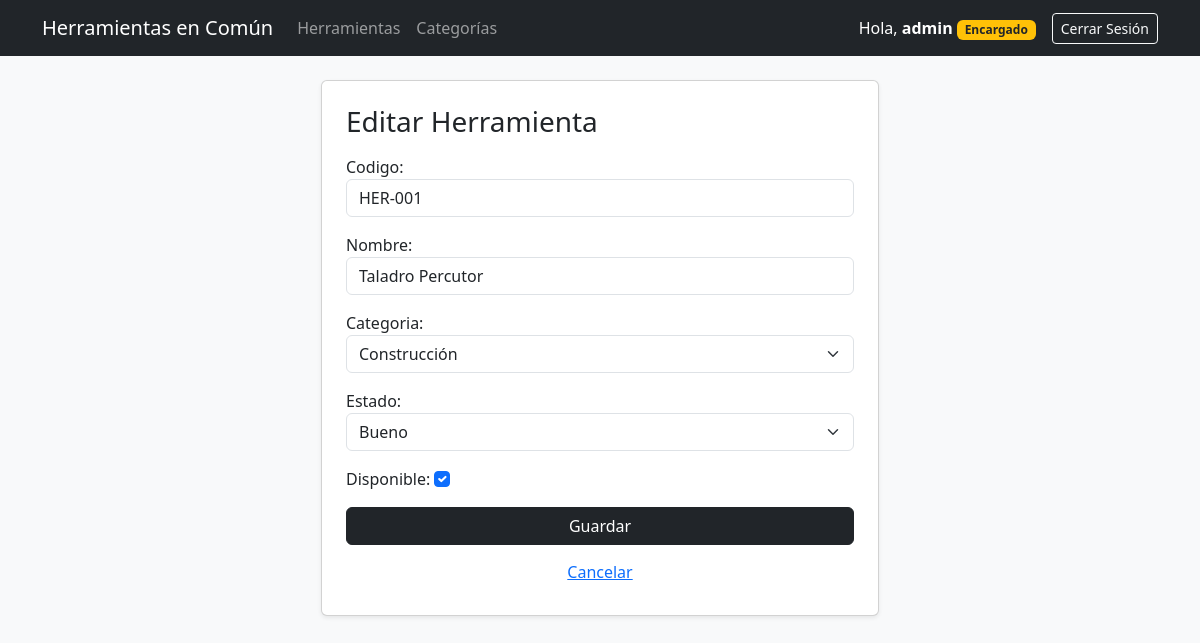
/herramientas/1/editar/ (signed in), run on the app's committed database.
### prestamos/models.py (models this page shows, shortened)
class Herramienta(models.Model):
    ESTADO_HERRAMIENTA_CHOICES = [
        ('Bueno', 'Bueno'),
        ('Regular', 'Regular'),
        ('En reparación', 'En reparación'),
    ]
    codigo = models.CharField(max_length=20, unique=True)
    nombre = models.CharField(max_length=100)
    categoria = models.ForeignKey(Categoria, on_delete=models.PROTECT)
    estado = models.CharField(max_length=20, choices=ESTADO_HERRAMIENTA_CHOICES, default='Bueno')
    disponible = models.BooleanField(default=True)
    fecha_ingreso = models.DateField(auto_now_add=True)

### prestamos/views.py (the view)
# urls.py: path('herramientas/<int:pk>/editar/', views.herramienta_update, name='herramienta_update'),
@login_required
@user_passes_test(es_encargado)
def herramienta_update(request, pk):
    herramienta = get_object_or_404(Herramienta, pk=pk)
    if request.method == 'POST':
        form = HerramientaForm(request.POST, instance=herramienta)
        if form.is_valid():
            form.save()
            messages.success(request, "Herramienta actualizada exitosamente.")
            return redirect('herramienta_list')
    else:
        form = HerramientaForm(instance=herramienta)
    return render(request, 'prestamos/herramienta_form.html', {'form': form, 'titulo': 'Editar Herramienta'})

### prestamos/forms.py (shortened to what this page needs)
class HerramientaForm(forms.ModelForm):
    class Meta:
        model = Herramienta
        fields = ['codigo', 'nombre', 'categoria', 'estado', 'disponible']
        widgets = {
            'codigo': forms.TextInput(attrs={'class': 'form-control', 'placeholder': 'Ej. HER-001'}),
            'nombre': forms.TextInput(attrs={'class': 'form-control'}),
            'categoria': forms.Select(attrs={'class': 'form-select'}),
            'estado': forms.Select(attrs={'class': 'form-select'}),
            'disponible': forms.CheckboxInput(attrs={'class': 'form-check-input'}),
        }

### prestamos/models.py (called while the page is built)
    def __str__(self):
        return self.nombre

### prestamos/views.py (called while the page is built)
def es_encargado(user):
    return user.is_authenticated and user.is_staff

### prestamos/templates/prestamos/herramienta_form.html (shortened to what this page needs)
{% extends 'prestamos/base.html' %}
{% block content %}
<div class="card shadow-sm col-md-6 mx-auto">
    <div class="card-body p-4">
        <h3 class="mb-3">{{ titulo }}</h3>
        <form method="post">
            {% for field in form %}
                <div class="mb-3">
                    {{ field.label_tag }}
                    {{ field }}
                </div>
            {% endfor %}
            <button type="submit" class="btn btn-dark w-100">Guardar</button>
        </form>
        <a href="{% url 'herramienta_list' %}" class="btn btn-link w-100 mt-2">Cancelar</a>
    </div>
</div>
{% endblock %}

### prestamos/templates/prestamos/base.html (shortened to what this page needs)
<!DOCTYPE html>
<html lang="es">
<head>
    <link href="https://cdn.jsdelivr.net/npm/bootstrap@5.3.0/dist/css/bootstrap.min.css" rel="stylesheet">
</head>
<body class="bg-light">
    <nav class="navbar navbar-expand-lg navbar-dark bg-dark mb-4">
        <div class="container">
            <a class="navbar-brand" href="{% url 'inicio' %}">Herramientas en Común</a>
            <div class="collapse navbar-collapse" id="navbarNav">
                {% if user.is_authenticated and user.is_staff %}
                    <ul class="navbar-nav me-auto">
                        <li class="nav-item">
                            <a class="nav-link" href="{% url 'herramienta_list' %}">Herramientas</a>
                        </li>
                        <li class="nav-item">
                            <a class="nav-link" href="{% url 'categoria_list' %}">Categorías</a>
                        </li>
                    </ul>
                {% endif %}
                <ul class="navbar-nav ms-auto align-items-center">
                    {% if user.is_authenticated %}
                        <li class="nav-item me-3 text-white">
                            Hola, <strong>{{ user.username }}</strong>
                            {% if user.is_staff %}<span class="badge bg-warning text-dark">Encargado</span>{% endif %}
                        </li>
                        <li class="nav-item">
                            <form action="{% url 'logout' %}" method="post" class="d-inline">
                                <button type="submit" class="btn btn-outline-light btn-sm">Cerrar Sesión</button>
                            </form>
                        </li>
                    {% else %}
                        <li class="nav-item">
                            <a class="btn btn-outline-light btn-sm" href="{% url 'login' %}">Iniciar Sesión</a>
                        </li>
                    {% endif %}
                </ul>
            </div>
        </div>
    </nav>
    <div class="container">
        {% block content %}
        {% endblock %}
    </div>
</body>
</html>

### data on the page
Herramienta: form "HER-001" "Taladro Percutor" "Construcción" "Bueno" "☑"

### other printed values
{{ user.username }} "admin"
{{ titulo }} "Editar Herramienta"
{{ field.label_tag }} "Codigo:" "Nombre:" "Categoria:" "Estado:" "Disponible:"
